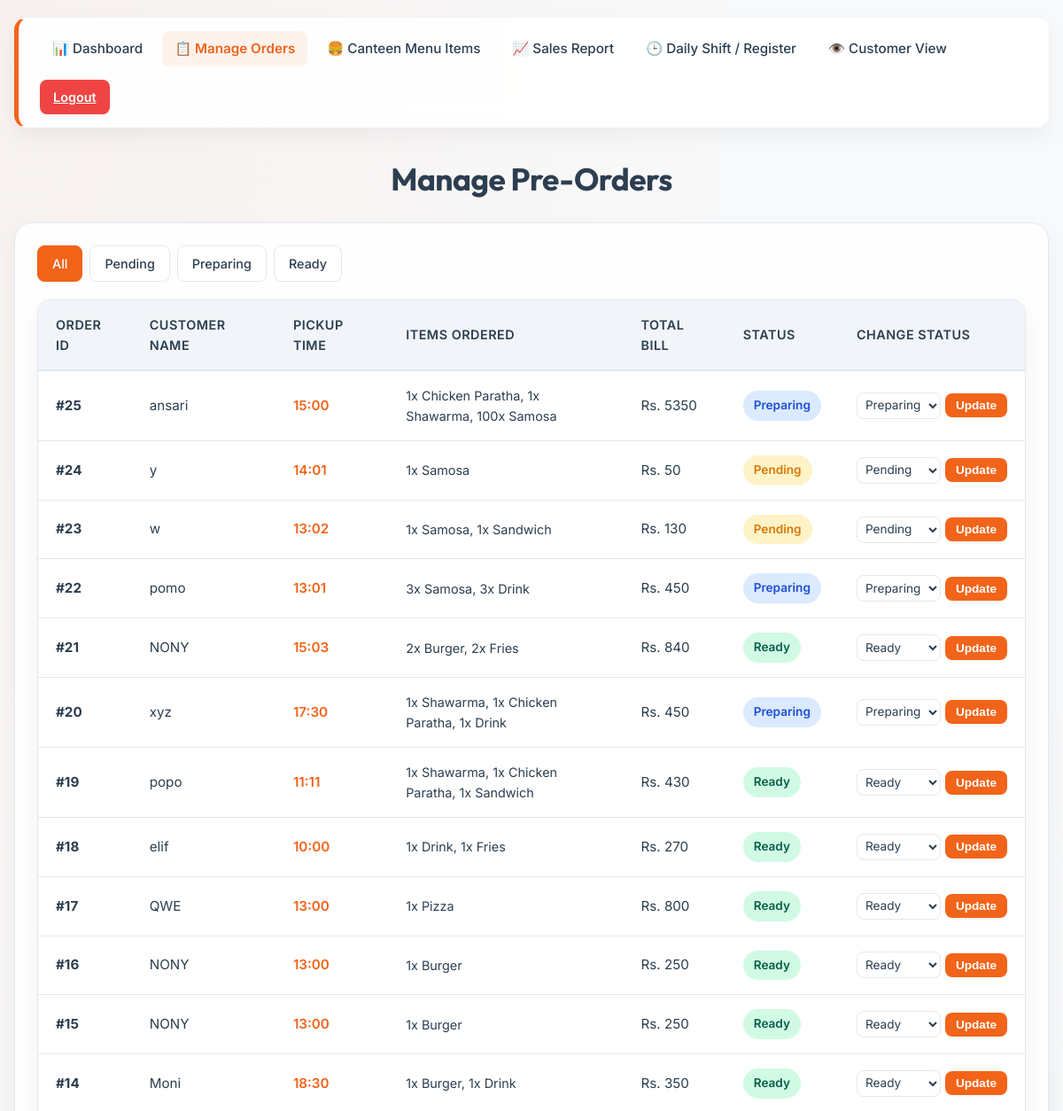
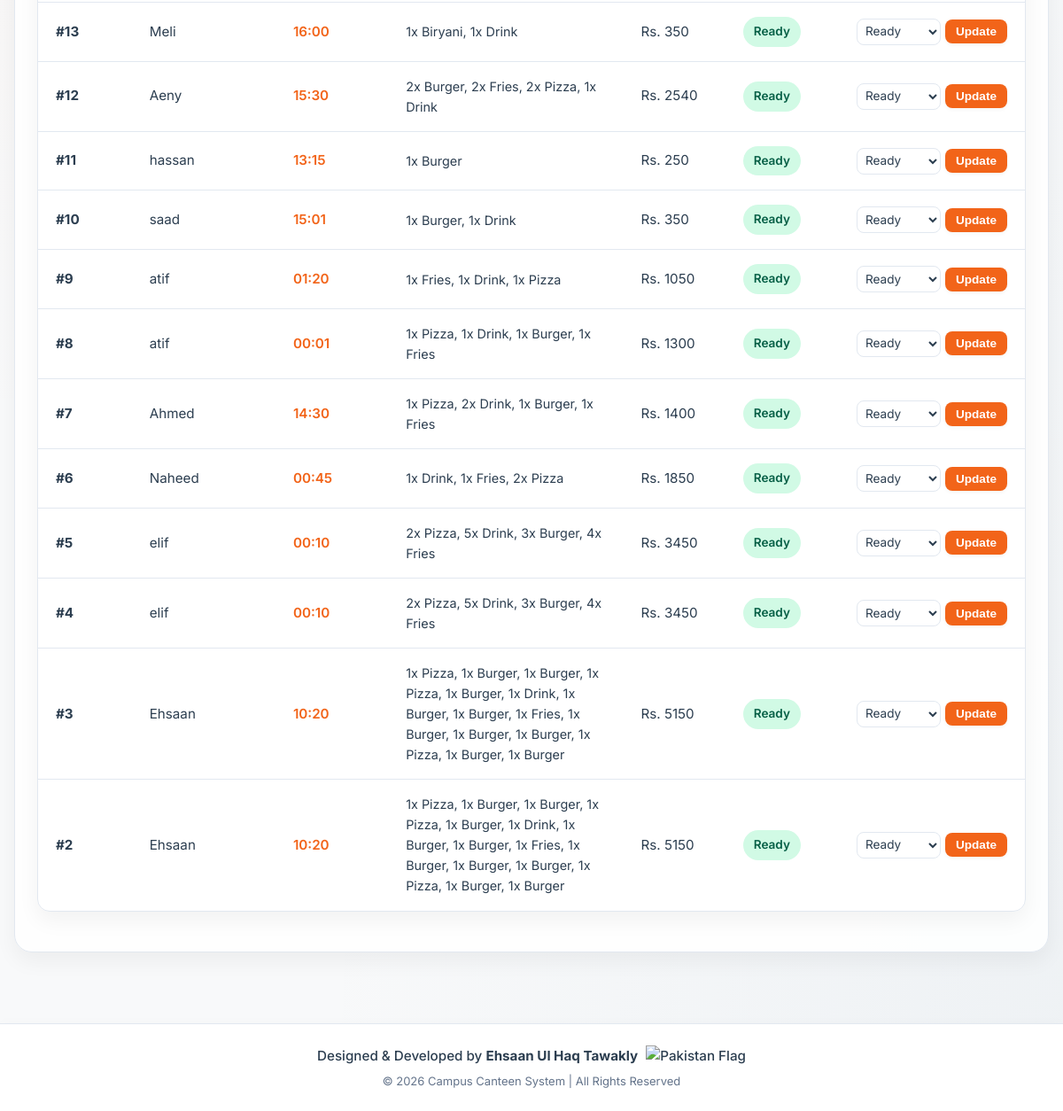
Page /admin_orders.php (signed in) on the committed database (2 pictures, top to bottom).
### tables this page shows
CREATE TABLE `orders` (
  `order_id` int(11) NOT NULL,
  `user_id` int(11) DEFAULT NULL,
  `register_id` int(11) DEFAULT NULL,
  `customer` varchar(100) NOT NULL,
  `pickup_time` varchar(50) NOT NULL,
  `total` int(11) NOT NULL,
  `status` varchar(20) NOT NULL DEFAULT 'Pending'
);

### admin_orders.php (the view, shortened to what this page needs)
<?php
include "php/connect.php";
$filter = $_GET['filter'] ?? 'All';
$query = "
    SELECT o.*, GROUP_CONCAT(CONCAT(oi.quantity, 'x ', oi.product) SEPARATOR ', ') as items_list
    FROM orders o
    LEFT JOIN order_items oi ON o.order_id = oi.order_id
";
$query .= " GROUP BY o.order_id ORDER BY o.order_id DESC";
$result = mysqli_query($conn, $query);
?>
<!DOCTYPE html>
<html lang="en">
<head>
    <link rel="stylesheet" href="css/style.css">
</head>
<body>
    <div class="container">
        <div class="navbar" style="border-left: 5px solid var(--primary);">
            <div class="nav-left">
                <a href="admin_dashboard.php">📊 Dashboard</a>
                <a href="admin_orders.php" class="active">📋 Manage Orders</a>
                <a href="admin_products.php">🍔 Canteen Menu Items</a>
                <a href="analysis.php">📈 Sales Report</a>
                <a href="admin_register.php">🕒 Daily Shift / Register</a>
                <a href="menu.php" target="_blank">👁️ Customer View</a>
            </div>
            <div>
                <a href="logout.php" class="btn btn-danger" style="padding: 8px 15px; font-size: 0.9rem;">Logout</a>
            </div>
        </div>
        <h1 class="page-title">Manage Pre-Orders</h1>
        <div style="background: var(--card-bg); padding: 25px; border-radius: var(--radius-lg); border: 1px solid var(--border-color); box-shadow: var(--shadow-md); margin-top: 20px;">
            <div class="filter-buttons">
                <?php
                $filters = ['All', 'Pending', 'Preparing', 'Ready'];
                foreach ($filters as $f) {
                    $activeClass = ($filter === $f) ? 'active' : '';
                    echo "<a class='filter-btn {$activeClass}' href='admin_orders.php?filter=" . urlencode($f) . "'>{$f}</a>";
                }
                ?>
            </div>
            <?php if ($result && mysqli_num_rows($result) > 0) { ?>
                <table border="0">
                    <thead>
                        <tr>
                            <th>Order ID</th>
                            <th>Customer Name</th>
                            <th>Pickup Time</th>
                            <th>Items Ordered</th>
                            <th>Total Bill</th>
                            <th>Status</th>
                            <th>Change Status</th>
                        </tr>
                    </thead>
                    <tbody>
                        <?php while ($row = mysqli_fetch_assoc($result)) {
                            $status = $row['status'];
                            $badgeClass = '';
                            if ($status === 'Pending') $badgeClass = 'badge-pending';
                            elseif ($status === 'Preparing') $badgeClass = 'badge-preparing';
                            elseif ($status === 'Ready') $badgeClass = 'badge-ready';
                            ?>
                            <tr>
                                <td><strong>#<?php echo $row['order_id']; ?></strong></td>
                                <td><?php echo htmlspecialchars($row['customer']); ?></td>
                                <td><span style="color: var(--primary); font-weight: 600;"><?php echo htmlspecialchars($row['pickup_time']); ?></span></td>
                                <td style="max-width: 320px; font-size: 0.9rem;"><?php echo htmlspecialchars($row['items_list'] ?? 'No items details'); ?></td>
                                <td>Rs. <?php echo (int)$row['total']; ?></td>
                                <td><span class="badge <?php echo $badgeClass; ?>"><?php echo htmlspecialchars($status); ?></span></td>
                                <td>
                                    <form action="php/update_status.php" method="POST" style="display:flex; gap: 5px; align-items: center;">
                                        <select name="status" style="width: auto; padding: 5px; font-size: 0.85rem;">
                                            <option value="Pending" <?php echo $status === 'Pending' ? 'selected' : ''; ?>>Pending</option>
                                            <option value="Preparing" <?php echo $status === 'Preparing' ? 'selected' : ''; ?>>Preparing</option>
                                            <option value="Ready" <?php echo $status === 'Ready' ? 'selected' : ''; ?>>Ready</option>
                                        </select>
                                        <button type="submit" class="btn" style="padding: 6px 12px; font-size: 0.85rem;">Update</button>
                                    </form>
                                </td>
                            </tr>
                        <?php } ?>
                    </tbody>
                </table>
            <?php } else { ?>
                <div style="text-align: center; padding: 40px; color: var(--text-muted); font-size: 1.1rem; border: 1px dashed var(--border-color); border-radius: var(--radius-md);">
                    No orders found matching the filter "<?php echo htmlspecialchars($filter); ?>".
                </div>
            <?php } ?>
        </div>
    </div>
    <?php include 'footer.php'; ?>
</body>
</html>

### css/style.css (style rules this page uses)
:root { --primary: #f26419; --primary-hover: #dd4f08; --secondary: #33658a; --secondary-hover: #274c67; --bg-color: #f8f9fa; --card-bg: rgba(255, 255, 255, 0.9); --text-main: #2c3e50; --text-muted: #64748b; --border-color: #e2e8f0; --shadow-sm: 0 2px 4px rgba(0, 0, 0, 0.04); --shadow-md: 0 10px 25px rgba(0, 0, 0, 0.05); --shadow-lg: 0 20px 40px rgba(0, 0, 0, 0.1); --radius-sm: 8px; --radius-md: 14px; --radius-lg: 20px; --accent-success: #10b981; --accent-warning: #f59e0b; --accent-danger: #ef4444; }
* { box-sizing: border-box; margin: 0; padding: 0; }
body { background-color: var(--bg-color); background-image: radial-gradient(at 0% 0%, rgba(242, 100, 25, 0.05) 0px, transparent 50%), radial-gradient(at 100% 100%, rgba(51, 101, 138, 0.05) 0px, transparent 50%); font-family: 'Inter', sans-serif; color: var(--text-main); line-height: 1.6; min-height: 100vh; display: flex; flex-direction: column; }
.container { width: 100%; max-width: 1200px; margin: 0 auto; padding: 20px 16px; flex-grow: 1; }
h1, h2, h3, h4, .page-title { font-family: 'Outfit', sans-serif; font-weight: 700; color: var(--text-main); }
.page-title { text-align: center; margin: 25px 0 15px; font-size: 2.2rem; letter-spacing: -0.5px; }
.navbar { display: flex; align-items: center; justify-content: space-between; background: var(--card-bg); backdrop-filter: blur(12px); -webkit-backdrop-filter: blur(12px); padding: 14px 24px; border: 1px solid rgba(255, 255, 255, 0.6); border-radius: var(--radius-md); box-shadow: var(--shadow-md); margin-bottom: 30px; gap: 15px; flex-wrap: wrap; }
.nav-left { display: flex; align-items: center; gap: 8px; flex-wrap: wrap; }
.nav-left a { text-decoration: none; padding: 8px 14px; color: var(--text-main); font-weight: 500; font-size: 0.95rem; border-radius: var(--radius-sm); transition: all 0.2s ease; }
.nav-left a:hover, .nav-left a.active { background-color: rgba(242, 100, 25, 0.08); color: var(--primary); font-weight: 600; }
.btn { display: inline-flex; align-items: center; justify-content: center; padding: 10px 18px; border: none; border-radius: var(--radius-sm); cursor: pointer; background: var(--primary); color: white; font-weight: 600; font-size: 0.95rem; transition: all 0.2s ease; gap: 8px; box-shadow: var(--shadow-sm); }
.btn-danger { background: var(--accent-danger); }
input, select, textarea { padding: 11px 14px; width: 100%; border: 1px solid var(--border-color); border-radius: var(--radius-sm); background-color: #fff; font-family: inherit; font-size: 0.95rem; color: var(--text-main); transition: border-color 0.2s, box-shadow 0.2s; outline: none; }
table { width: 100%; border-collapse: separate; border-spacing: 0; background: var(--card-bg); border-radius: var(--radius-md); overflow: hidden; box-shadow: var(--shadow-md); border: 1px solid var(--border-color); margin: 20px 0; }
th { background-color: #f1f5f9; color: var(--text-main); font-weight: 600; font-size: 0.9rem; text-transform: uppercase; letter-spacing: 0.5px; text-align: left; padding: 16px 20px; border-bottom: 2px solid var(--border-color); }
td { padding: 16px 20px; border-bottom: 1px solid var(--border-color); font-size: 0.95rem; color: var(--text-main); }
tr:last-child td { border-bottom: none; }
.badge { display: inline-flex; align-items: center; padding: 6px 12px; border-radius: 50px; font-size: 0.85rem; font-weight: 600; }
.badge-pending { background-color: #fef3c7; color: #d97706; }
.badge-preparing { background-color: #dbeafe; color: #1d4ed8; }
.badge-ready { background-color: #d1fae5; color: #065f46; }

### admin_orders.php (style rules this page uses)
.filter-buttons { display: flex; gap: 8px; margin-bottom: 20px; flex-wrap: wrap; }
.filter-btn { padding: 8px 16px; border: 1px solid var(--border-color); background: #fff; color: var(--text-main); font-size: 0.9rem; font-weight: 500; border-radius: var(--radius-sm); cursor: pointer; text-decoration: none; transition: all 0.2s; }
.filter-btn.active, .filter-btn:hover { background: var(--primary); color: #fff; border-color: var(--primary); }

### rows in the picture
orders: order_id "25", customer "ansari", pickup_time "15:00", items_list "1x Chicken Paratha, 1x Shawarma, 100x Samosa", total "5350", status "Preparing"
orders: order_id "24", customer "y", pickup_time "14:01", items_list "1x Samosa", total "50", status "Pending"
orders: order_id "23", customer "w", pickup_time "13:02", items_list "1x Samosa, 1x Sandwich", total "130", status "Pending"
orders: order_id "22", customer "pomo", pickup_time "13:01", items_list "3x Samosa, 3x Drink", total "450", status "Preparing"
orders: order_id "21", customer "NONY", pickup_time "15:03", items_list "2x Burger, 2x Fries", total "840", status "Ready"
orders: order_id "20", customer "xyz", pickup_time "17:30", items_list "1x Shawarma, 1x Chicken Paratha, 1x Drink", total "450", status "Preparing"
orders: order_id "19", customer "popo", pickup_time "11:11", items_list "1x Shawarma, 1x Chicken Paratha, 1x Sandwich", total "430", status "Ready"
orders: order_id "18", customer "elif", pickup_time "10:00", items_list "1x Drink, 1x Fries", total "270", status "Ready"
orders: order_id "17", customer "QWE", pickup_time "13:00", items_list "1x Pizza", total "800", status "Ready"
orders: order_id "16", customer "NONY", pickup_time "13:00", items_list "1x Burger", total "250", status "Ready"
orders: order_id "15", customer "NONY", pickup_time "13:00", items_list "1x Burger", total "250", status "Ready"
orders: order_id "14", customer "Moni", pickup_time "18:30", items_list "1x Burger, 1x Drink", total "350", status "Ready"
orders: order_id "13", customer "Meli", pickup_time "16:00", items_list "1x Biryani, 1x Drink", total "350", status "Ready"
orders: order_id "12", customer "Aeny", pickup_time "15:30", items_list "2x Burger, 2x Fries, 2x Pizza, 1x Drink", total "2540", status "Ready"
orders: order_id "11", customer "hassan", pickup_time "13:15", items_list "1x Burger", total "250", status "Ready"
orders: order_id "10", customer "saad", pickup_time "15:01", items_list "1x Burger, 1x Drink", total "350", status "Ready"
orders: order_id "9", customer "atif", pickup_time "01:20", items_list "1x Fries, 1x Drink, 1x Pizza", total "1050", status "Ready"
orders: order_id "8", customer "atif", pickup_time "00:01", items_list "1x Pizza, 1x Drink, 1x Burger, 1x Fries", total "1300", status "Ready"
orders: order_id "7", customer "Ahmed", pickup_time "14:30", items_list "1x Pizza, 2x Drink, 1x Burger, 1x Fries", total "1400", status "Ready"
orders: order_id "6", customer "Naheed", pickup_time "00:45", items_list "1x Drink, 1x Fries, 2x Pizza", total "1850", status "Ready"
orders: order_id "5", customer "elif", pickup_time "00:10", items_list "2x Pizza, 5x Drink, 3x Burger, 4x Fries", total "3450", status "Ready"
orders: order_id "4", customer "elif", pickup_time "00:10", items_list "2x Pizza, 5x Drink, 3x Burger, 4x Fries", total "3450", status "Ready"
orders: order_id "3", customer "Ehsaan", pickup_time "10:20", items_list "1x Pizza, 1x Burger, 1x Burger, 1x Pizza, 1x Burger, 1x Drink, 1x Burger, 1x Burger, 1x Fries, 1x Burger, 1x Burger, 1x Burger, 1x Pizza, 1x Burger, 1x Burger", total "5150", status "Ready"
orders: order_id "2", customer "Ehsaan", pickup_time "10:20", items_list "1x Pizza, 1x Burger, 1x Burger, 1x Pizza, 1x Burger, 1x Drink, 1x Burger, 1x Burger, 1x Fries, 1x Burger, 1x Burger, 1x Burger, 1x Pizza, 1x Burger, 1x Burger", total "5150", status "Ready"

### other values in the picture
$f "All"
$f "Pending"
$f "Preparing"
$f "Ready"
